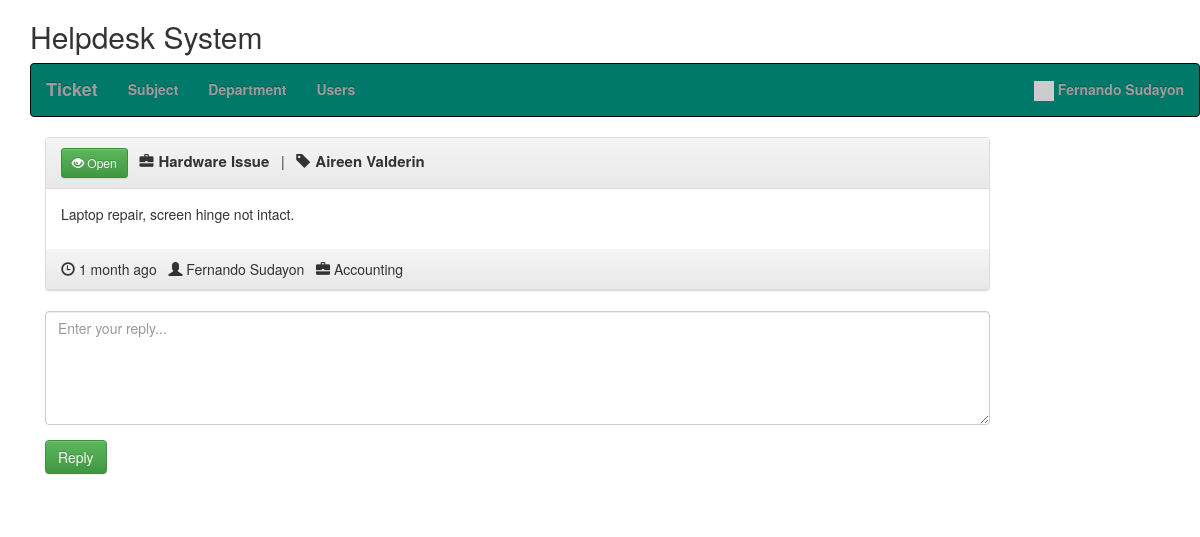
/view_ticket.php?id=671c340e4aa2e (signed in), run on the app's committed database.
### tables this page shows
CREATE TABLE `hd_users` (
  `id` int(11) NOT NULL,
  `email` varchar(250) NOT NULL,
  `password` varchar(250) NOT NULL,
  `create_date` datetime NOT NULL DEFAULT current_timestamp(),
  `name` varchar(250) NOT NULL,
  `user_type` enum('admin','user') NOT NULL,
  `status` int(11) NOT NULL
);

CREATE TABLE `hd_subjects` (
  `id` int(11) NOT NULL,
  `name` varchar(120) NOT NULL,
  `status` int(11) NOT NULL DEFAULT 1
);

CREATE TABLE `hd_tickets` (
  `id` int(11) NOT NULL,
  `uniqid` varchar(20) NOT NULL,
  `user` int(11) NOT NULL,
  `createdfor` varchar(250) NOT NULL,
  `title` varchar(250) NOT NULL,
  `init_msg` text NOT NULL,
  `department` int(11) NOT NULL,
  `date` varchar(250) NOT NULL,
  `dateresolved` varchar(250) NOT NULL,
  `last_reply` int(11) NOT NULL,
  `user_read` int(11) NOT NULL,
  `admin_read` int(11) NOT NULL,
  `resolved` int(11) NOT NULL
);

CREATE TABLE `hd_departments` (
  `id` int(11) NOT NULL,
  `name` varchar(250) NOT NULL,
  `status` int(11) NOT NULL DEFAULT 1
);

### class/Database.php (called while the page is built, shortened)
<?php
class Database {
    public function dbConnect() {
        static $DBH = null;
        if (is_null($DBH)) {
			$connection = new mysqli(HOST, USER, PASSWORD, DATABASE);
			if($connection->connect_error){
				die("Error failed to connect to MySQL: " . $connection->connect_error);
			} else {
				$DBH = $connection;
			}
        }
        return $DBH;
    }
}

### init.php (called while the page is built, shortened)
<?php
require 'class/Database.php';
require 'class/Users.php';
require 'class/Time.php';
require 'class/Tickets.php';
require 'class/Subject.php';
$users = new Users;
$time = new Time;
$subject = new Subject;
$tickets = new Tickets;

### class/Users.php (called while the page is built, shortened)
<?php
class Users extends Database {
	private $userTable = 'hd_users';
	private $dbConnect = false;
	public function __construct(){
        $this->dbConnect = $this->dbConnect();
    }
	public function getUserInfo() {
		if(!empty($_SESSION["userid"])) {
			$sqlQuery = "SELECT name, email, create_date, user_type, status FROM ".$this->userTable."
				WHERE id ='".$_SESSION["userid"]."'";
			$result = mysqli_query($this->dbConnect, $sqlQuery);
			$userDetails = mysqli_fetch_assoc($result);
			return $userDetails;
		}
	}
}

### class/Tickets.php (the view, shortened to what this page needs)
<?php
class Tickets extends Database {
    private $ticketTable = 'hd_tickets';
	private $dbConnect = false;
	public function __construct(){
        $this->dbConnect = $this->dbConnect();
    }
    public function ticketInfo($id) {
		$sqlQuery = "SELECT t.id, t.uniqid, t.title, t.user as tUser, t.createdFor as cfor, t.init_msg as tmessage, t.date, t.dateresolved, t.last_reply, t.resolved, u.name as creater, u.user_type as userType, d.name as department
			FROM ".$this->ticketTable." t
			LEFT JOIN hd_users u ON t.user = u.id
			LEFT JOIN hd_subjects s ON t.title = s.id
			LEFT JOIN hd_departments d ON t.department = d.id
			WHERE t.uniqid = '".$id."'";
		$result = mysqli_query($this->dbConnect, $sqlQuery);
        $tickets = mysqli_fetch_assoc($result);
        return $tickets;
    }
	public function updateTicketReadStatus($ticketId) {
		$updateField = '';
		if(isset($_SESSION["admin"])) {
			$updateField = "admin_read = '1'";
		} else {
			$updateField = "user_read = '1'";
		}
		$updateTicket = "UPDATE ".$this->ticketTable."
			SET $updateField
			WHERE id = '".$ticketId."'";
		mysqli_query($this->dbConnect, $updateTicket);
	}
}

### class/Subject.php (called while the page is built, shortened)
<?php
class Subject extends Database {
	private $subjectsTable = 'hd_subjects';
	private $dbConnect = false;
	public function __construct(){
        $this->dbConnect = $this->dbConnect();
    }
	public function getSubjectDetail($id) {
		$sqlQuery = "
				SELECT id, name, status
				FROM ".$this->subjectsTable."
				WHERE id = '".$id."'";
		$result = mysqli_query($this->dbConnect, $sqlQuery);
		$row = mysqli_fetch_array($result, MYSQLI_ASSOC);
		return $row;
	}
}

### class/Time.php (called while the page is built, shortened)
<?php
class Time extends Database {
    public function ago($time) {
        $periods = array("second", "minute", "hour", "day", "week", "month", "year", "decade");
        $lengths = array("60","60","24","7","4.35","12","10");
        $now = time();
        $difference = $now - $time;
        for($j = 0; $difference >= $lengths[$j] && $j < count($lengths)-1; $j++) {
            $difference /= $lengths[$j];
        }
        $difference = round($difference);
        return $difference . " " . $periods[$j] . " ago";
    }
}

### class/Tickets.php (the view, shortened to what this page needs)
<?php
class Tickets extends Database {
    private $ticketTable = 'hd_tickets';
	private $dbConnect = false;
	public function __construct(){
        $this->dbConnect = $this->dbConnect();
    }
    public function ticketInfo($id) {
		$sqlQuery = "SELECT t.id, t.uniqid, t.title, t.user as tUser, t.createdFor as cfor, t.init_msg as tmessage, t.date, t.dateresolved, t.last_reply, t.resolved, u.name as creater, u.user_type as userType, d.name as department
			FROM ".$this->ticketTable." t
			LEFT JOIN hd_users u ON t.user = u.id
			LEFT JOIN hd_subjects s ON t.title = s.id
			LEFT JOIN hd_departments d ON t.department = d.id
			WHERE t.uniqid = '".$id."'";
		$result = mysqli_query($this->dbConnect, $sqlQuery);
        $tickets = mysqli_fetch_assoc($result);
        return $tickets;
    }
	public function updateTicketReadStatus($ticketId) {
		$updateField = '';
		if(isset($_SESSION["admin"])) {
			$updateField = "admin_read = '1'";
		} else {
			$updateField = "user_read = '1'";
		}
		$updateTicket = "UPDATE ".$this->ticketTable."
			SET $updateField
			WHERE id = '".$ticketId."'";
		mysqli_query($this->dbConnect, $updateTicket);
	}
}

### view_ticket.php (shortened to what this page needs)
<?php
include 'init.php';
include('inc/header.php');
$ticketDetails = $tickets->ticketInfo($_GET['id']);
$subjectTitle = $subject->getSubjectDetail($ticketDetails['title']);
$user = $users->getUserInfo();
?>
<link rel="stylesheet" href="css/style.css" />
<?php include('inc/container.php');?>
<div class="container">
	<div class="row home-sections">
	<h2>Helpdesk System</h2>
	<?php include('menus.php'); ?>
	</div>
	<section class="comment-list">
		<article class="row">
			<div class="col-md-10 col-sm-10">
				<div class="panel panel-default arrow left">
					<div class="panel-heading right">
						<?php if($ticketDetails['resolved']) { ?>
							<button type="button" class="btn btn-danger btn-sm">
								<span class="glyphicon glyphicon-eye-close"></span> Closed
							</button>
						<?php } else { ?>
							<button type="button" class="btn btn-success btn-sm">
								<span class="glyphicon glyphicon-eye-open"></span> Open
							</button>
						<?php } ?>
						&nbsp;&nbsp;<span class="glyphicon glyphicon-briefcase"> </span><span class="ticket-subject"><?php echo $subjectTitle['name']; ?></span>
						&nbsp;&nbsp;|&nbsp;&nbsp;
						<span class="glyphicon glyphicon-tag"> </span><bsp;span class="ticket-subject"><?php echo $ticketDetails['cfor']; ?></span>
					</div>
					<div class="panel-body">
						<div class="comment-post">
						<p>
						<?php
							echo $ticketDetails['tmessage'];
						?>
						</p>
						</div>
					</div>
					<div class="panel-heading right">
						<span class="glyphicon glyphicon-time"></span> <time class="comment-date" datetime="16-12-2014 01:05"><i class="fa fa-clock-o"></i> <?php echo $time->ago($ticketDetails['date']); ?></time>
						&nbsp;&nbsp;<span class="glyphicon glyphicon-user"></span> <?php echo $ticketDetails['creater']; ?>
						&nbsp;&nbsp;<span class="glyphicon glyphicon-briefcase"></span> <?php echo $ticketDetails['department']; ?>
					</div>
				</div>
			</div>
		</article>
		<form method="post" id="ticketReply">
			<article class="row">
				<div class="col-md-10 col-sm-10">
					<div class="form-group">
						<textarea class="form-control" rows="5" id="message" name="message" placeholder="Enter your reply..." required></textarea>
					</div>
			</div>
			</article>
			<article class="row">
				<div class="col-md-10 col-sm-10">
					<div class="form-group">
						<input type="submit" name="reply" id="reply" class="btn btn-success" value="Reply" />
					</div>
				</div>
			</article>
		</form>
	</section>
</div>
<?php include('inc/footer.php');?>

### menus.php (shortened to what this page needs)
<nav class="navbar navbar-inverse" style="background:#00796B;color:#f6f8f9;font-weight:bold;">
	<div class="container-fluid">
		<ul class="nav navbar-nav menus">
			<li id="ticket"><a href="ticket.php" class="navbar-brand">Ticket</a></li>
			<?php if(isset($_SESSION["admin"])) { ?>
				<li id="subject"><a href="subject.php" >Subject</a></li>
				<li id="department"><a href="department.php" >Department</a></li>
				<li id="user"><a href="user.php" >Users</a></li>
			<?php } ?>
		</ul>
		<ul class="nav navbar-nav navbar-right">
			<li class="dropdown">
				<a href="#" class="dropdown-toggle" data-toggle="dropdown"><span class="label label-pill label-danger count"></span>
				<img src="//gravatar.com/avatar/<?php echo md5($user['email']); ?>?s=100" width="20px">&nbsp;<?php if(isset($_SESSION["userid"])) { echo $user['name']; } ?></a>
			</li>
		</ul>
	</div>
</nav>

### css/style.css (style rules this page uses)
.ticket-subject { font-weight:bold; font-size:15px; margin-left:5px; }

### data on the page
hd_users: name "Fernando Sudayon"
hd_subjects: name "Hardware Issue"
hd_tickets: createdfor "Aireen Valderin", init_msg "Laptop repair, screen hinge not intact.", date "1 month ago", hd_users.name "Fernando Sudayon", hd_departments.name "Accounting"
